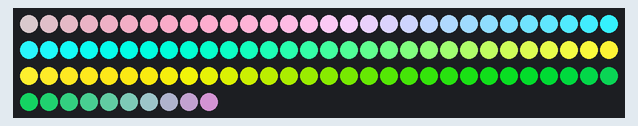
Recording of a sketch running on a simulated Arduino Uno, built with avr-gcc and run on an emulated ATmega328P. Shown: 100 RGB LEDs in strip order, left to right, continuing on the next row. The strip is taken to match the declared colour order.

Above: at 0.12 s.
At 4.97 s:
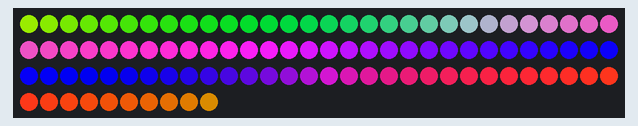
At 9.96 s:
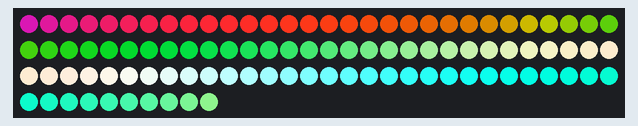
At 19.93 s:
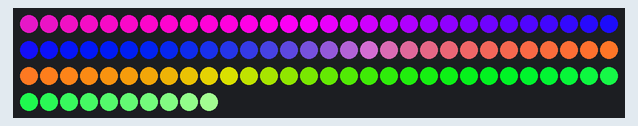
At 29.9 s:
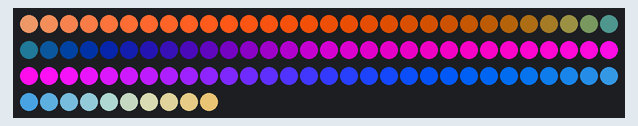
At 39.87 s:
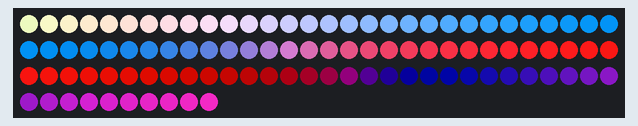

The sketch:

neopixel.ino
```cpp
#include <Adafruit_NeoPixel.h>
const int Pixels = 100;
const int Density = 10;
const int FadeSpeed = 6;
const float RED = 0.6284 / 5;
const float GREEN = 0.1724 / 5;
const float BLUE = 0.3142 / 5;

Adafruit_NeoPixel strip(Pixels, 8, NEO_RGB + NEO_KHZ800);

uint8_t *PixRam;
int density;
int ofs;

void setup() {
  // put your setup code here, to run once:
  strip.begin();
  strip.show();
  PixRam = strip.getPixels();
  ofs = 0;
//  density = Density;
}

/*
void FadeOut(uint8_t *PixRam, int len) {
  for(int pos = 0; pos < len * 3; pos ++) {
    if(PixRam[pos] > 0) PixRam[pos]--;
  }
}

void FadeOutFast(uint8_t *PixRam, int len) {
  for(int pos = 0; pos < len * 3; pos ++) {
    PixRam[pos] = PixRam[pos] >> 1;
  }
}

void FadeOutSpeed(uint8_t *PixRam, int len) {
  for(int pos = 0; pos < len * 3; pos ++) {
    if(PixRam[pos] > FadeSpeed) PixRam[pos]-= FadeSpeed;
    else PixRam[pos] = 0;
  }
}

void Scroll(uint8_t *PixRam, int len) {
  for(int pos = len * 3; pos > 3; pos --) {
    PixRam[pos] = PixRam[pos - 3];
  }
}

void Scroll2(uint8_t *PixRam, int len) {
  for(int pos = len * 3; pos > 3; pos --) {
    if(PixRam[pos] < PixRam[pos - 3]) PixRam[pos] = PixRam[pos - 3];
  }
}
*/
void loop() {
  // put your main code here, to run repeatedly:
  for(int c = 0; c < Pixels; c++) {
    PixRam[c * 3] = int((sin((c + ofs) * RED) + 1) * 127);
    PixRam[c * 3 + 1] = int((sin((c + ofs) * GREEN) + 1) * 127);
    PixRam[c * 3 + 2] = int((sin((c + ofs) * BLUE) + 1) * 127);
  }
  strip.show();
  ofs++;
  delay(20);
/*
  if(density-- == 0) {
    strip.setPixelColor(random(Pixels), random(255), random(255), random(255));
    // strip.setPixelColor(random(Pixels), 128, 191, 255);
    // strip.setPixelColor(0, random(255), random(255), random(255));
    density = Density;
  }
  strip.show();
  FadeOutSpeed(PixRam, Pixels);
  Scroll2(PixRam, Pixels);
  delay(20);
*/
}
```
